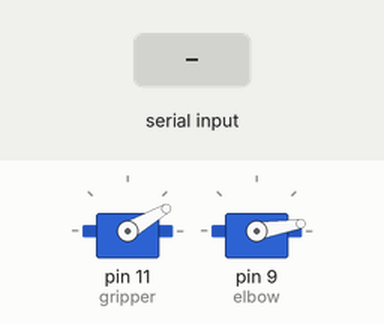
This sketch was run on a simulated Arduino Uno, built with avr-gcc and run on an emulated ATmega328P. On the bench: 2 × servo. The test bench sets the inputs (shaded band).

Above: at 1.2 s.
1.3 s: "1,90\n" received over Serial
At 1.76 s:
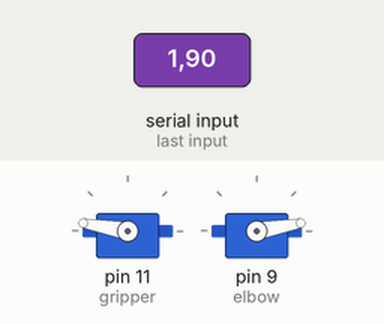
4.3 s: "90,45,200\n" received over Serial
At 4.41 s:
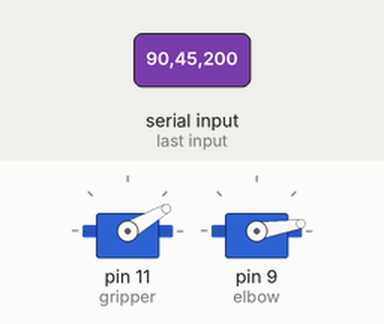
7.3 s: "1,90,45\n" received over Serial
At 7.42 s:
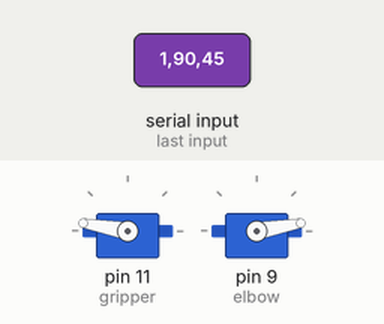
Timing chart, 0 to 10.3 s (numbered marks = the images above; inputs shaded):
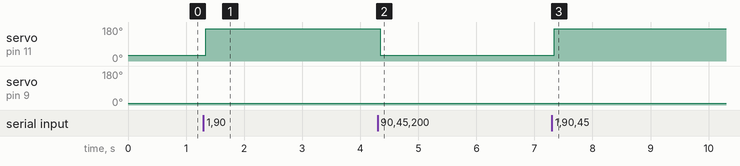

The sketch:

sketch_sep13a.ino
```cpp
#include <Servo.h>; // including servo library

String controllerValues = ""; // main controller varibles that will updated
                              // a whole string at a time (important)
int angle; // servo var

int curangle;
int leftStick;
int rightStick;
int circle;
int sq;
int l1;
int r1;
int r2;

Servo gripper; // servo object
Servo elbow;

void setup() {
  // put your setup code here, to run once:
 Serial.begin(115200); // increasing the speed of communication by having higher baud rate
   gripper.attach(11); // attaching the servo
   elbow.attach(9);
}

void loop() {
 char cData; // each chracter
  String rawData = ""; // string that will update by each new chracter
  if (Serial.available()) // if something is in serial
  {
    delay(20); // wait a little bit for more characters to arrive
    while(Serial.available()) // look for all characters in the input buffer
    {
      cData = Serial.read(); // reading each individual character
      rawData.concat(cData); // adding each character to an overall string called rawData
    }
      controllerValues = rawData; // updating controllervalue global varible everytime rawData is read

  }
   int leftStick = controllerValues.substring(0, 1).toInt(); // assigning controller values from teh overall string
   int rightStick = controllerValues.substring(1, 2).toInt();
   int r2 = map(controllerValues.substring(2, 3).toInt(), 0, 9, 30, 170);
   int l1 = controllerValues.substring(3, 4).toInt();
   int r1 = controllerValues.substring(4, 5).toInt();
   int circle = controllerValues.substring(5, 6).toInt();
   int sq = controllerValues.substring(6, 7).toInt();

  //  angle = controllerValues.toInt(); // converting string values to int
    // Serial.println(angle);

   angle = rightStick;

  if(curangle > 170 || curangle < 10) {
    if(curangle > 170) {
      curangle = 170;
    } else if (curangle < 10) {
      curangle = 10;
    }
  } else if(angle > 5) {
   curangle = curangle + 1;
  } else if (angle < 3) {
   curangle = curangle - 1;

  } else {
    curangle = curangle;
  }

  elbow.write(curangle);

  if(leftStick != 0) {

//   Serial.print(leftStick);
//   Serial.print("-");
//   Serial.print(rightStick);
//   Serial.print("-");
//   Serial.print(r2);
//    Serial.print("-");
//   Serial.print(l1);
//  Serial.print("-");
//   Serial.print(r1);
//  Serial.print("-");
//   Serial.print(circle);
//  Serial.print("-");
//   Serial.println(sq);


  }
  // Serial.println("-");
    gripper.write(r2);// writing teh received values on the servo

 delay(3);
}
```

Measured:
- after the input at 1.3 s, servo on pin 11 (gripper): 30° → 170° at once
- after the input at 4.3 s, servo on pin 11 (gripper): 170° → 30° at once
- after the input at 7.3 s, servo on pin 11 (gripper): 30° → 170° at once; servo on pin 9 (elbow): stops changing and stays 10°
